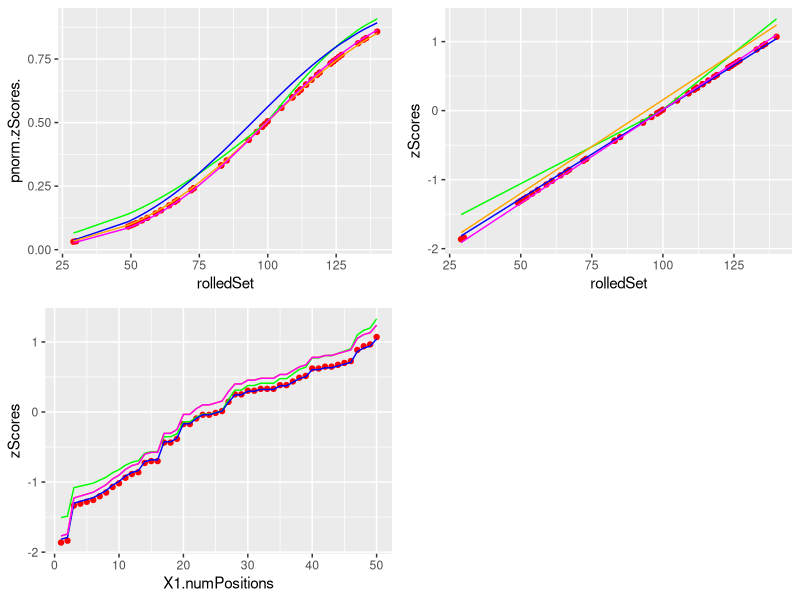

Here is the R script that generated this plot:
library(parallel)
require(ggplot2)
require(gridExtra)
library(crayon)

{
numDice = sample(3:10,1)
dice = c(4,6,8,10,12,20,100)
#numPositions = sample(c(3:10,20,50),1)
numPositions = 50

diceSet = sample(dice,numDice,replace=TRUE)

rolledSet <- sort(unlist(mclapply(1:numPositions, function (x)
  {
  roll <- mclapply(diceSet, function(x)
    {
    rolled <- sample(1:x,1)
    return(rolled)
  })
  return(sum(unlist(roll)))
})))

probs <- c(0, .1, .25, .5, .75, .9, 1)
bowleysSummary <- quantile(rolledSet, probs)

m <-median(rolledSet)

bowleyDeltaMedianSqr <- (bowleysSummary-m)^2

#multiplying by % delta's = dividing by that amount if every value were deviated by median multiplied by that % equivalence (i.e. 1/count)
stratifiedMAD <- sqrt(sum(diff(probs, lag = 1, differences = 1) * c(bowleyDeltaMedianSqr[1:3],bowleyDeltaMedianSqr[5:7])))

zScores <- (rolledSet-m)/stratifiedMAD

lowerAvg <- mean(abs(zScores[zScores<0]))
upperAvg <- mean(zScores[zScores>0])
average <- mean(c(lowerAvg,upperAvg))

expectedQuartile <- abs(qnorm(.25, mean = 0, sd =1))
#factorVal <- expectedQuartile/average
factorVal <- expectedQuartile/average

#Confirmed

#quantile(rnorm(10000000),probs=c(.25))

lowerFactor <- lowerAvg/average*factorVal
upperFactor <- upperAvg/average*factorVal

lower <- which(zScores<0)
upper <- which(zScores>0)

colors <- rainbow(2)

reScaled <- zScores
reScaled[lower] <- zScores[lower]*upperFactor
reScaled[upper] <- zScores[upper]*lowerFactor

mean(zScores)
mean(reScaled)

twentyFivePercent <- m-lowerAvg*stratifiedMAD
seventyFivePercent <- m+upperAvg*stratifiedMAD

cat(blue(paste ("\n","blue 25/75%")))
cat(blue(paste ("\n",twentyFivePercent,seventyFivePercent)))

twentyFivePercentRescaled <- m-expectedQuartile*stratifiedMAD*factorVal
seventyFivePercentRescaled <- m+expectedQuartile*stratifiedMAD*factorVal

m
#linear, but 50% is no longe median, it's close and within 25 to 75%
newMean <- mean(c(twentyFivePercent,seventyFivePercent))
#newSdev <- (seventyFivePercent-twentyFivePercent)/((lowerAvg+upperAvg)/2)
newSdev <- (seventyFivePercent-twentyFivePercent)/(expectedQuartile*2)

newSetZ <- (rolledSet-newMean)/newSdev
newSetP <- pnorm(newSetZ)

#linear, 50% is median/median, 25/75% move a bit
#newSdev2 <- ((seventyFivePercent-m)+(m-twentyFivePercent))/((lowerAvg+upperAvg)/2)
newSdev2 <- ((seventyFivePercent-m)+(m-twentyFivePercent))/(expectedQuartile*2)
newSetZ2 <- (rolledSet-m)/newSdev2
newSetP2 <- pnorm(newSetZ2)

mean(c(twentyFivePercentRescaled,seventyFivePercentRescaled))

#linear, preserves median at 50%
newSdevRescaled <-  (seventyFivePercentRescaled-twentyFivePercentRescaled)/(expectedQuartile*2)
newSetZRescaled <- (rolledSet-m)/newSdevRescaled
newSetPRescaled <- pnorm(newSetZRescaled)

cat(yellow(paste ("\n","orange 25/75%")))
cat(yellow(paste ("\n",twentyFivePercentRescaled,seventyFivePercentRescaled)))

cat(paste("\n","actual","\n"))
print(summary(rolledSet))

df <- data.frame(rolledSet,pnorm(zScores),pnorm(reScaled),newSetP,newSetPRescaled, newSetP2)

plot1 <- ggplot(df, aes(rolledSet)) +                  # basic graphical object
  geom_point(aes(y=pnorm.zScores.), colour="red") +  # first layer
  geom_line(aes(y=pnorm.reScaled.), colour="green") +  # second layer
  geom_line(aes(y=newSetP), colour="blue") + # third layer
  geom_line(aes(y=newSetPRescaled), colour="orange") +  # fourth layer
  geom_line(aes(y=newSetP2), colour="magenta")  # fifth layer

df <- data.frame(rolledSet,zScores,reScaled,newSetZRescaled,newSetZ,newSetZ2)

plot2 <- ggplot(df, aes(rolledSet)) +                  # basic graphical object
  geom_point(aes(y=zScores), colour="red") +  # first layer
  geom_line(aes(y=reScaled), colour="green") + # second layer
  geom_line(aes(y=newSetZRescaled), colour="blue") + # third layer
  geom_line(aes(y=newSetZ), colour="orange") +  # fourth layer
  geom_line(aes(y=newSetZ2), colour="magenta")  # fourth layer

df <- data.frame(1:numPositions,zScores,reScaled,newSetZRescaled,newSetZ)

plot3 <- ggplot(df, aes(X1.numPositions)) +                    # basic graphical object
  geom_point(aes(y=zScores), colour="red") +  # first layer
  geom_line(aes(y=reScaled), colour="green") +  # second layer
  geom_line(aes(y=newSetZRescaled), colour="blue") + # third layer
  geom_line(aes(y=newSetZ), colour="orange") +  # fourth layer
  geom_line(aes(y=newSetZ), colour="magenta")  # fourth layer

grid.arrange(plot1, plot2, plot3, ncol=2, nrow=2)

cat (red(paste ("\n","Red:", "pnorm(ZScores), median 50%, avg !50% linear:","\n", collapse="")))
print(summary(pnorm(zScores)))
print(summary(zScores))

cat (green(paste ("\n","Green:", "pnorm(reScaled), median 50%, avg 50% nonlinear:","\n", collapse="")))
print(summary(pnorm(reScaled)))
print(summary(reScaled))

cat (blue(paste ("\n","Blue:", "newSetP, median ~50%, avg 50%, linear:","\n", collapse="")))
print(summary(newSetP))
print(summary(newSetZ))

cat (yellow(paste ( "\n","Orange:","newSetPRescaled, median 50%, avg !50%, linear:", "\n", collapse="")))
print(summary(newSetPRescaled))
print(summary(newSetZRescaled))

cat (magenta(paste ( "\n","magenta:","newSetP2, median 50%, avg 50%, linear:", "\n", collapse="")))
print(summary(newSetP2))
print(summary(newSetZ2))

}
